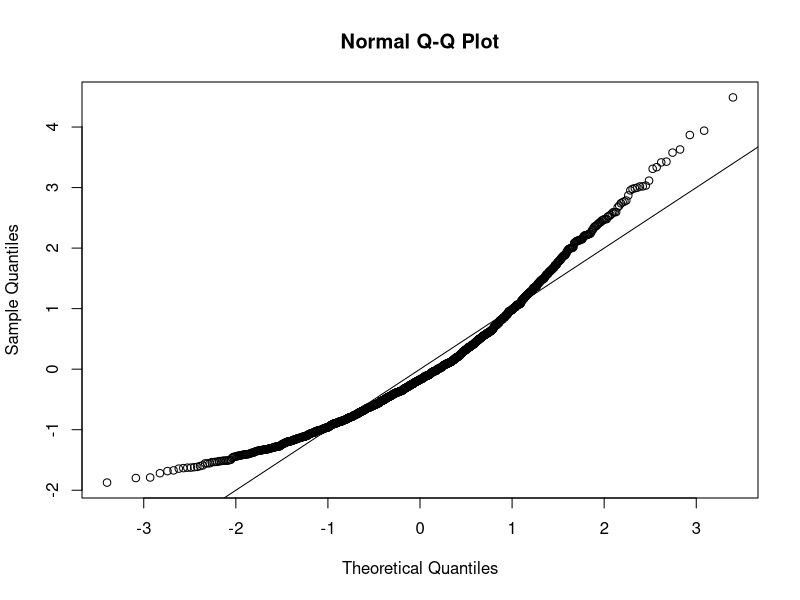
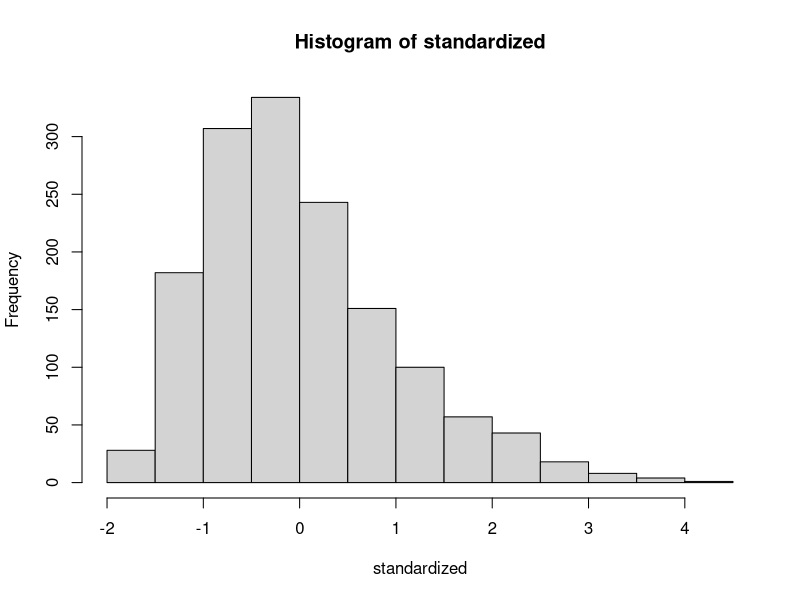
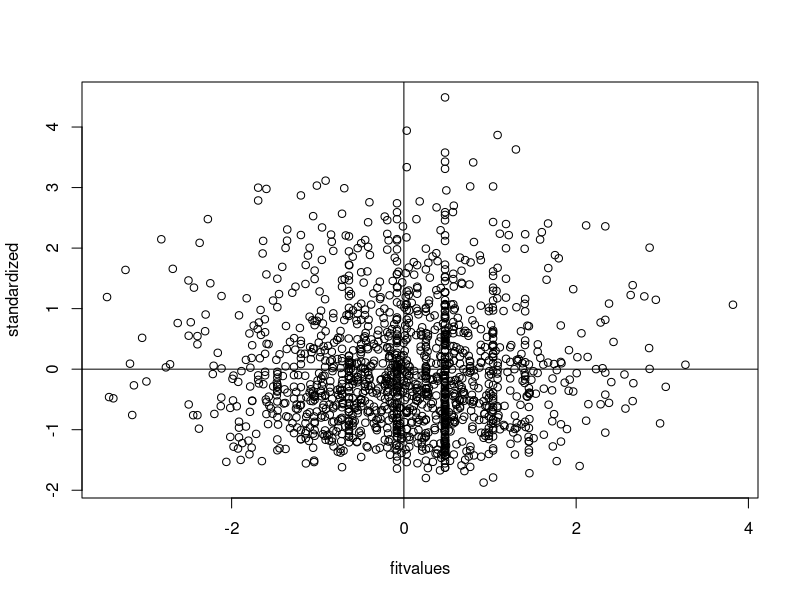

Here is the R script that generated these plots, in order: (Note: this script raises an error after producing the figures.)
setwd("~/Desktop/Research/DOOM LAB")
master = read.csv("Meaning_Scales_BriefResiliencyScale_RR_RN_Paper.csv")
summary(master)

##Reverse coded items.
library(car)
master$Q118_2 = recode(master$Q118_2, "1='5'; 2='4'; 3='3'; 4='2'; 5='1'")
master$Q118_4 = recode(master$Q118_4, "1='5'; 2='4'; 3='3'; 4='2'; 5='1'")
master$Q118_7 = recode(master$Q118_7, "1='5'; 2='4'; 3='3'; 4='2'; 5='1'")

####DATA SCREENING####

##Missing Data##
library(mice)
percentmiss = function(x){ sum(is.na(x))/length(x) *100 }

##Going by rows ONLY
notypos = master
missing = apply(notypos[ , 3:8], 1, percentmiss) 
table(missing)

##Replace only the data that you should
replacepeople = notypos[ missing <= 5 , ]  
dontpeople = notypos[ missing > 5 , ]

##Figure out the columns to exclude
apply(replacepeople, 2, percentmiss)
replacecolumn = replacepeople[ , -c(1,2,9)]
dontcolumn = replacepeople[ , c(1,2,9)]

##no missing data.
nomiss = replacepeople

##Outliers##
mahal = mahalanobis(nomiss[ , -c(1,2,9)], 
                    colMeans(nomiss[ , -c(1,2,9)], na.rm = TRUE),
                    cov(nomiss[ , -c(1,2,9)], use="pairwise.complete.obs"))
#mahal
summary(mahal)
cutoff = qchisq(.999,ncol(nomiss[ , -c(1,2,9)])) 
summary(mahal < cutoff)
noout = nomiss[ mahal < cutoff, ]

##additivity: correlations
correlations = cor(noout[,-c(1,2,9)], use="pairwise.complete.obs")
symnum(correlations)

##make the random stuff
random = rchisq(nrow(noout), 7)
##be sure here not to include the ID columns!
fake = lm(random~., data=noout[ , -c(1:2,9)])

##get the linearity plot
##create the standardized residuals
standardized = rstudent(fake)
qqnorm(standardized)
abline(0,1)

##multivariate normality
hist(standardized, breaks=15)

##homogeneity and homoscedaticity
fitvalues = scale(fake$fitted.values)
plot(fitvalues, standardized) 
abline(0,0)
abline(v = 0)

##Scoring
BRS <- rowSums(noout[, c(3:8)])
summary(BRS)

####CFA####
##subsetting data
#Zero = notrandom, One = random, Two = paper
library(lavaan)
##subset the data
nooutnop = subset(noout, Source < 2)
nomissnop = subset(nomiss, Source < 2)

notrandom = subset(nomissnop, Source == 0)
random = subset(nomissnop, Source == 1)

####overall model for everyone together##
overallmodel = '
BRS =~
Q118_1 + Q118_2 + Q118_3 + Q118_4 + Q118_6 + Q118_7
'

overall.fit = cfa(model = overallmodel, 
                  data=nomissnop, 
                  meanstructure = TRUE)

summary(overall.fit, 
        standardized=TRUE, 
        rsquare=TRUE, 
        fit.measure = TRUE)

##random
overall.fit.r = cfa(overallmodel, 
                    data=random, 
                    meanstructure = TRUE)

summary(overall.fit.r, 
        standardized=TRUE, 
        rsquare=TRUE, 
        fit.measure = TRUE)

##notrandom
overall.fit.nr = cfa(overallmodel, 
                     data=notrandom, 
                     meanstructure = TRUE)

summary(overall.fit.nr, 
        standardized=TRUE,
        rsquare=TRUE, 
        fit.measure = TRUE)


####multi group testing####
###measurement invariance
library(semTools)
options(scipen = 999)
multisteps = measurementInvariance(overallmodel, 
                                   data = nomissnop, 
                                   group = "Source",
                                   strict = T)

fitmeasures(multisteps$fit.configural)
fitmeasures(multisteps$fit.loadings)
fitmeasures(multisteps$fit.intercepts)
fitmeasures(multisteps$fit.residuals)
